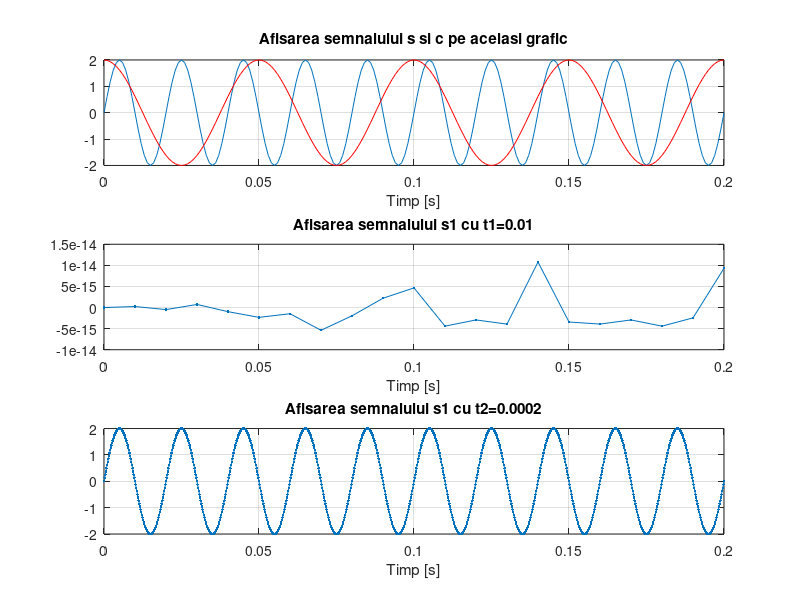

Write MATLAB code to recreate this figure.
F = 50; 
t = 0:0.001:0.2; %declat t
t1=0:0.01:0.2; %modific pasul de variatie a variabilei t la 0.01
t2=0:0.0002:0.2; %modific pasul de variatie a variabilei t la 0.0002
s = 2*sin(2*pi*F*t); %declar semnalul sinusoidal s
s1= 2*sin(2*pi*F*t1); %declar semnalul sinusoidal s
s2= 2*sin(2*pi*F*t2); %declar semnalul sinusoidal s
F1 = 20; 
tc = 0:0.001:0.2; %declar tc, pentru cosinus
c = 2*cos(2*pi*F1*tc); %declar semnalul sinusoidal c
subplot(3,1,1) %impartirea graficului mare
plot(t,s,tc,c,'r'),xlabel('Timp [s]'),grid,title('Afisarea semnalului s si c pe acelasi grafic')
subplot(3,1,2) %impartirea graficului mare
plot(t1,s1,'.-'),xlabel('Timp [s]'),grid ,title('Afisarea semnalului s1 cu t1=0.01')
subplot(3,1,3) %impartirea graficului mare
plot(t2,s2,'.-'),xlabel('Timp [s]'),grid ,title('Afisarea semnalului s1 cu t2=0.0002')
